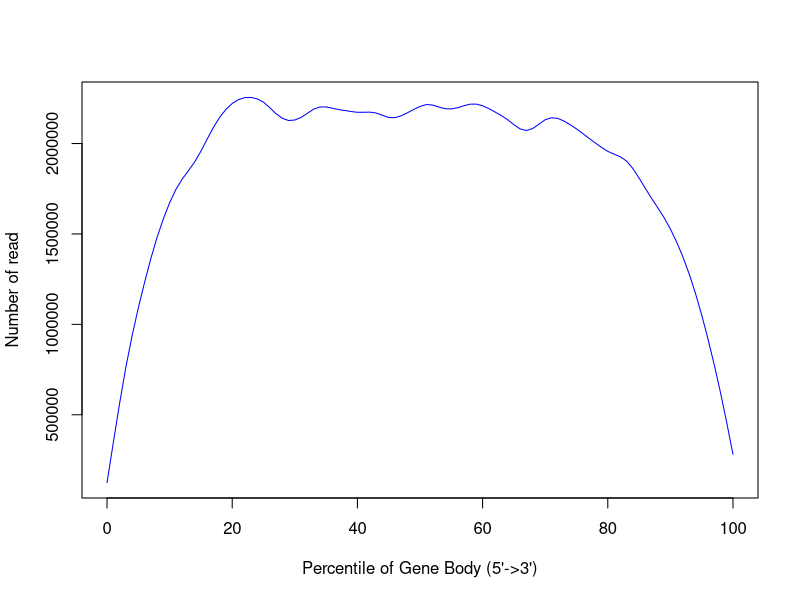

Write the R code that produced this figure.
png('/rds/user/is460/hpc-work/muscle-rnaseq/ezbamqc/output/figs/srpk3_wt_ttnb_het_8.geneBodyCoverage.png',width=500,height=500,units='px')
x=c(0,1,2,3,4,5,6,7,8,9,10,11,12,13,14,15,16,17,18,19,20,21,22,23,24,25,26,27,28,29,30,31,32,33,34,35,36,37,38,39,40,41,42,43,44,45,46,47,48,49,50,51,52,53,54,55,56,57,58,59,60,61,62,63,64,65,66,67,68,69,70,71,72,73,74,75,76,77,78,79,80,81,82,83,84,85,86,87,88,89,90,91,92,93,94,95,96,97,98,99,100)
y=c(120967,328900,564698,789949,941423,1079005,1216823,1375319,1487904,1580130,1659567,1766182,1826576,1825406,1874848,1971326,2008306,2102407,2157681,2178218,2227545,2243438,2244669,2267098,2232464,2249292,2208476,2153595,2126306,2125269,2129681,2142374,2148895,2213585,2212906,2209145,2179635,2179170,2198351,2173686,2162958,2167539,2177815,2192523,2158841,2123698,2132102,2159678,2173554,2182779,2200515,2231283,2233649,2186807,2181599,2191029,2186874,2215634,2221488,2227256,2209302,2191277,2165654,2155548,2143191,2124803,2057854,2053896,2079562,2097836,2152286,2159682,2135309,2118459,2100399,2086145,2054548,2024150,2007106,1981650,1954893,1908063,1945374,1925984,1865519,1800052,1750922,1683849,1641505,1599954,1527935,1454617,1373505,1278524,1177086,1057386,908723,777812,634091,466116,266488)
smoothsp = smooth.spline(x,y,spar=0.35)
plot(smoothsp,type="l",col="blue",xlab="Percentile of Gene Body (5'->3')",ylab="Number of read",xlim=c(0,100))
dev.state = dev.off()
